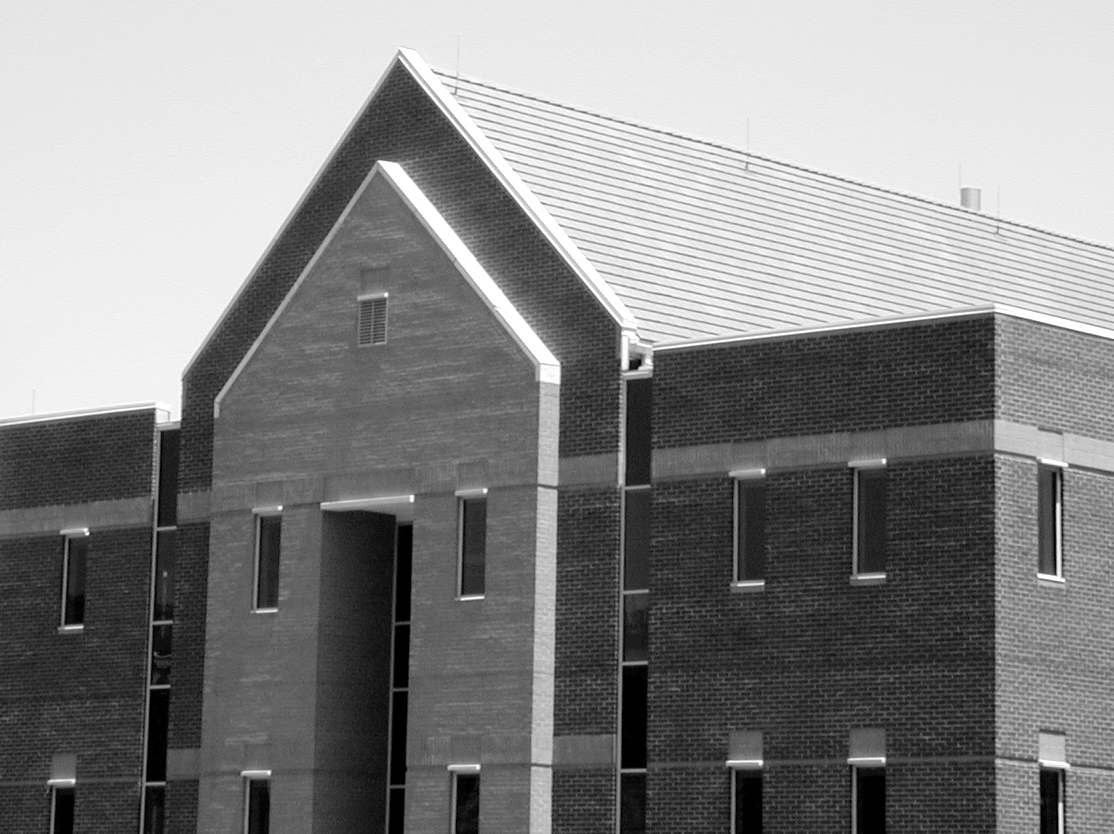
%> input picture Image Processing_Matlab/Fig(edge).tif, 1114 x 834 px
$ octave edgedetection_sobel.m   (GNU Octave 9; MATLAB toolbox functions it lacks are replaced by stand-ins)
%> lines starting %> are read from the running program, lines starting %| are printed output that depends on the picture

clc;
clear;
close all;
x= imread('Fig(edge).tif');
%> x is the input picture: size 834x1114 uint8; min 0, max 255, mean 133.3
subplot(2,2,1);
image(x);
colormap(gray(256));
title('original image');
w1=[-1 -2 -1;
    0 0 0;
    1 2 1];
y1= conv2(x,w1);
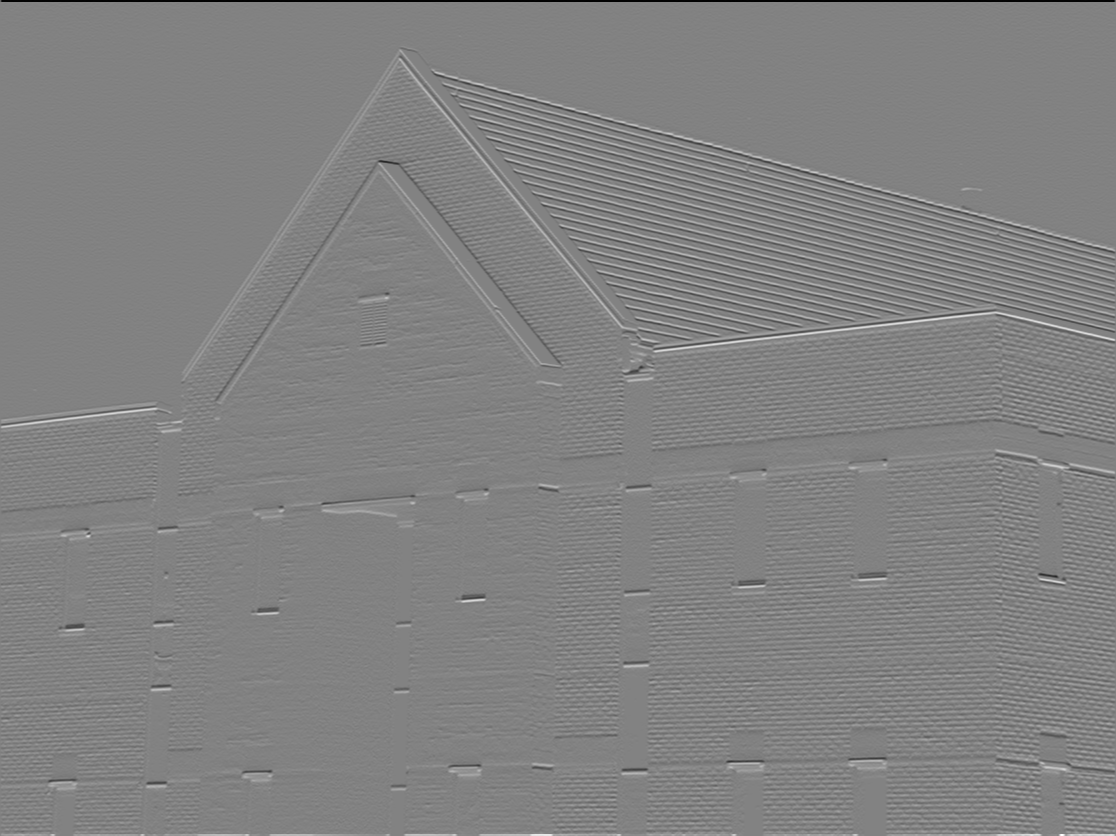
%> y1: size 836x1116 double; min -947, max 910, mean 0; drawn with min black and max white
subplot(2,2,2);
image(y1);
colormap(gray(256));
title('horizontal edged image');
w2=[-1 0 1;
    -2 0 2;
    -1 0 1];
y2= conv2(x,w2);
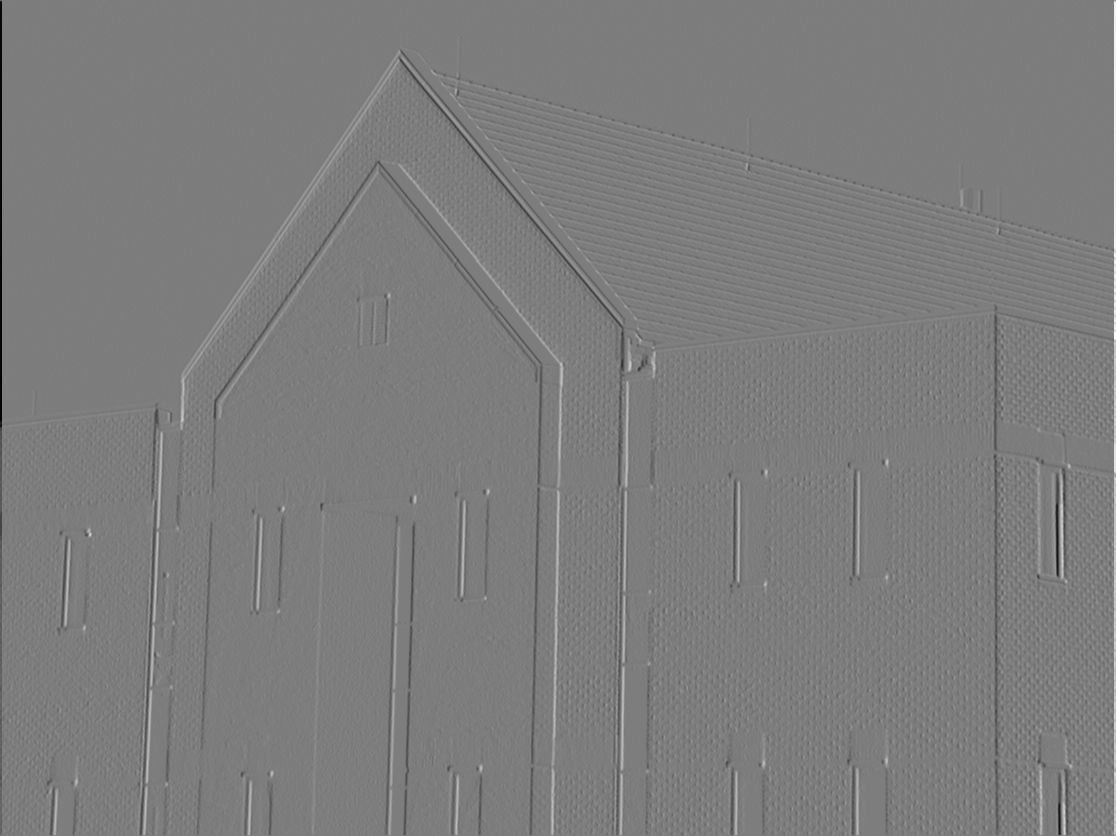
%> y2: size 836x1116 double; min -982, max 1020, mean 0; drawn with min black and max white
y3=conv2(y1,w2);
subplot(2,2,3);
image(y2);
title('vertical  edged image');
subplot(2,2,4);
image(y3);
title('Edged image using sobel method');

$ run again, with Image Processing_Matlab/Fig(hist).tif copied over Image Processing_Matlab/Fig(edge).tif
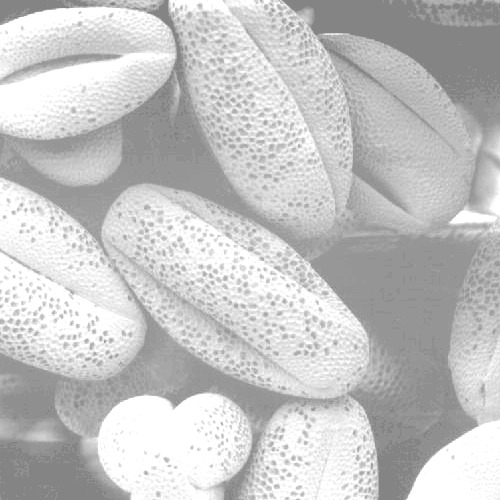
%> input picture Image Processing_Matlab/Fig(hist).tif, 500 x 500 px
%> x is the input picture: size 500x500 uint8; min 132, max 255, mean 196.4
%> `y2= conv2(x,w2);`:
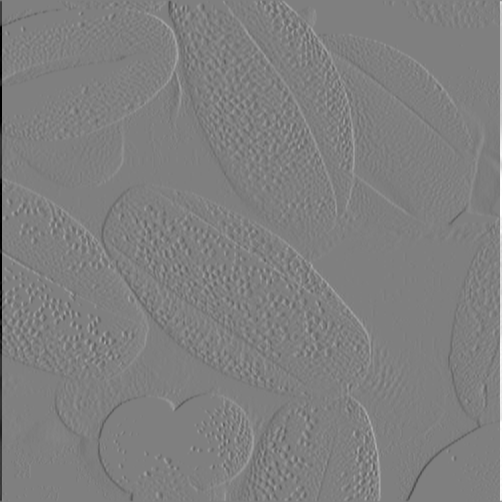
%> y2: size 502x502 double; min -1020, max 1020, mean 0; mean of the top-left, top-right, bottom-left and bottom-right quarters -6.7, 6.7, -6.4, 6.4; drawn with min black and max white
%> `y3=conv2(y1,w2);`:
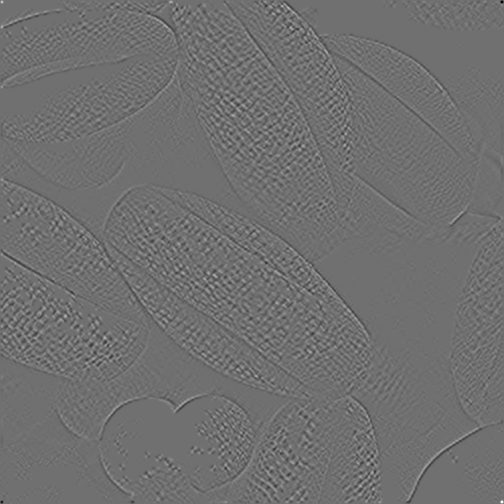
%> y3: size 504x504 double; min -1716, max 2184, mean 0; drawn with min black and max white
